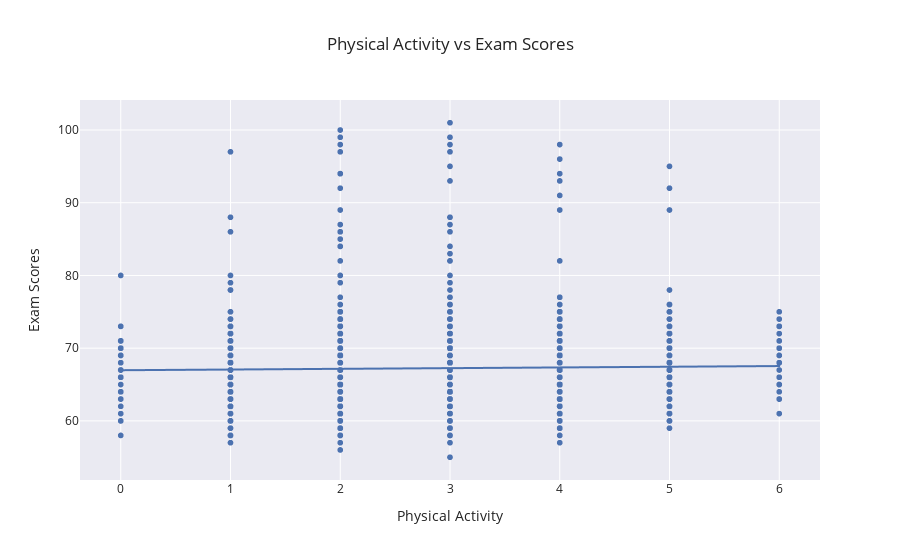

The notebook cell this image was saved under:
### Code cell
#comparison of physical activity and exam scores
physical_to_scores = px.scatter(data, x='Physical_Activity', y='Exam_Score', title='Physical Activity vs Exam Scores', labels={'Physical_Activity': 'Physical Activity', 'Exam_Score': 'Exam Scores'},trendline="ols", template='seaborn')
physical_to_scores.show()

### Figure 1 — Plotly figure (JSON) as saved in the notebook; plotly's stock layout.template omitted (floating-point values rounded to 4 significant figures; data arrays with more than 128 entries replaced by an {"elided": "..."} marker saying what was removed)
{"data": [{"hovertemplate": "Physical Activity=%{x}<br>Exam Scores=%{y}<extra></extra>", "legendgroup": "", "marker": {"color": "rgb(76,114,176)", "symbol": "circle"}, "mode": "markers", "name": "", "showlegend": false, "type": "scattergl", "x": {"elided": "6378 int values"}, "xaxis": "x", "y": {"elided": "6378 int values"}, "yaxis": "y"}, {"hovertemplate": "<b>OLS trendline</b><br>Exam_Score = 0.0956664 * Physical_Activity + 66.9677<br>R<sup>2</sup>=0.000632<br><br>Physical Activity=%{x}<br>Exam Scores=%{y} <b>(trend)</b><extra></extra>", "legendgroup": "", "marker": {"color": "rgb(76,114,176)", "symbol": "circle"}, "mode": "lines", "name": "", "showlegend": false, "type": "scattergl", "x": {"elided": "6378 int values"}, "xaxis": "x", "y": {"elided": "6378 float values"}, "yaxis": "y"}], "layout": {"legend": {"tracegroupgap": 0}, "title": {"text": "Physical Activity vs Exam Scores"}, "xaxis": {"anchor": "y", "domain": [0, 1], "title": {"text": "Physical Activity"}}, "yaxis": {"anchor": "x", "domain": [0, 1], "title": {"text": "Exam Scores"}}}}
